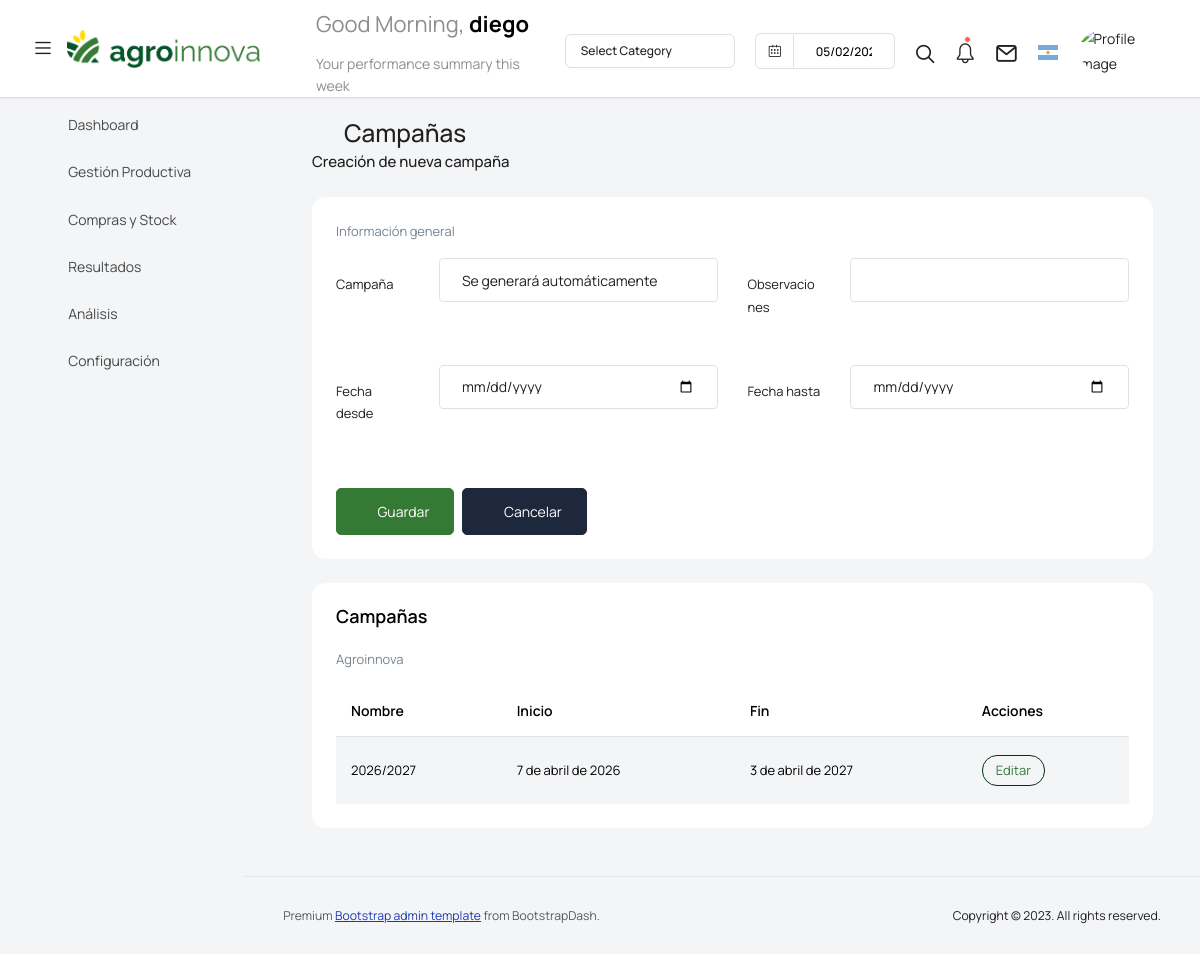
Before: /campanas/ (signed in) with the older database file.
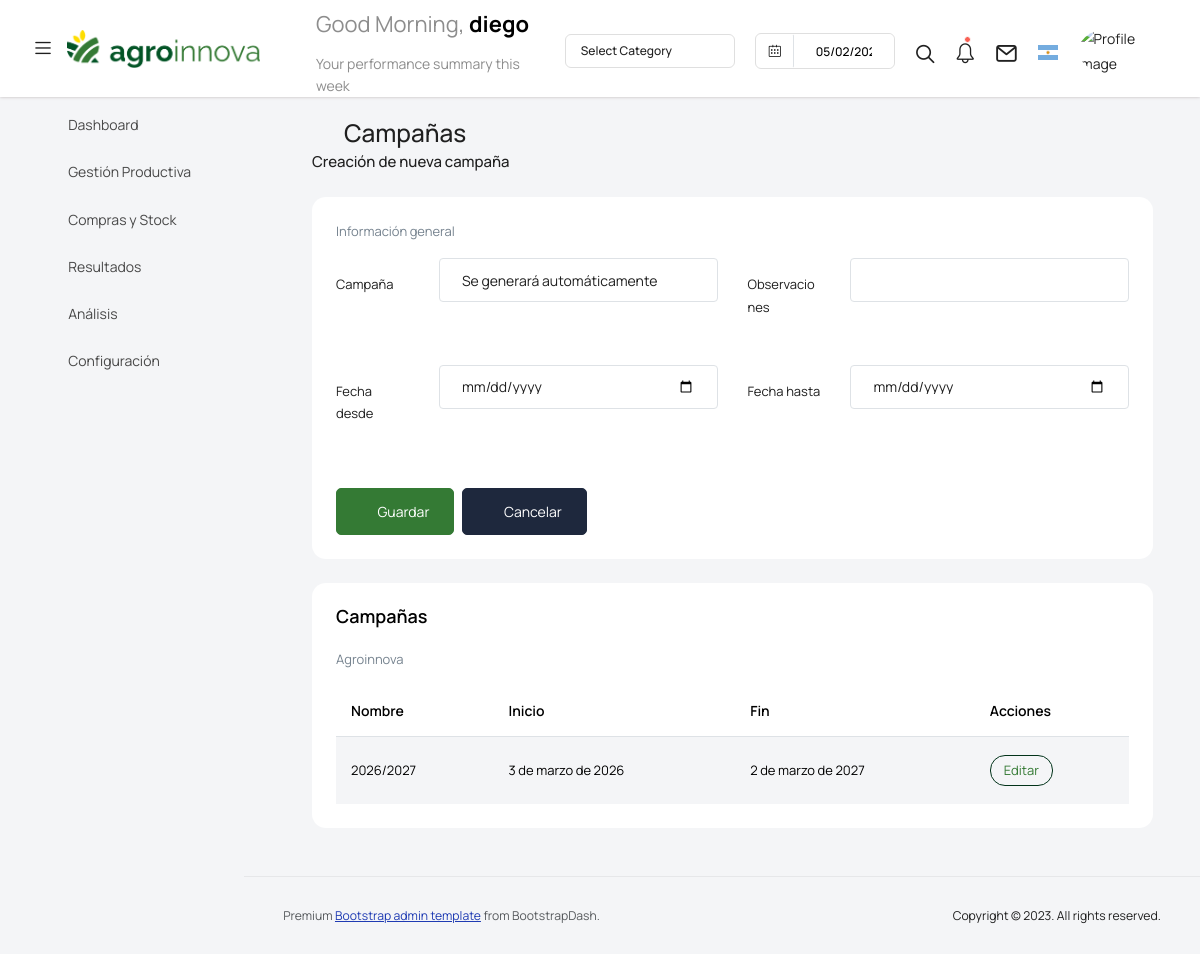
After: the same page with the newer database file.
### gestion_agro/models.py (models this page shows, shortened)
class Campana(models.Model):
    empresa = models.ForeignKey(Empresa, on_delete=models.CASCADE, verbose_name=_("Empresa"))
    nombre = models.CharField(max_length=9, editable=False, verbose_name=_("Campaña"))
    fecha_desde = models.DateField(verbose_name=_("Fecha de inicio"))
    fecha_hasta = models.DateField(verbose_name=_("Fecha de finalización"))
    activa = models.BooleanField(default=False, verbose_name=_("Campaña activa"))
    observaciones = models.TextField(null=True, blank=True, verbose_name=_("Observaciones"))
    class Meta:
        verbose_name = _("Campaña")
        verbose_name_plural = _("Campañas")
        ordering = ["-fecha_desde"]
        unique_together = ("empresa", "nombre")

### gestion_agro/views.py (the view)
# urls.py: path('campanas/', vista_crear_campana, name='vista_crear_campana'),
@login_required
def vista_crear_campana(request):
    empresa = request.user.profile.empresa
    campanas = Campana.objects.filter(empresa=empresa)
    print(empresa)
    if request.method == "POST":
        form = CampanaForm(request.POST)
        if form.is_valid():
            campana = form.save(commit=False)
            campana.empresa = empresa
            if Campana.objects.filter(
                empresa=empresa,
                nombre=f"{campana.fecha_desde.year}/{campana.fecha_desde.year + 1}"
            ).exists():
                messages.error(request, _("Ya existe una campaña para ese período"))
                return redirect("vista_crear_campana")
            campana.save()
            messages.success(request, _("Campaña creada correctamente"))
            return redirect("vista_crear_campana")
    else:
        form = CampanaForm()
    campanas = Campana.objects.filter(empresa=empresa)
    return render(
        request,
        "vista_crear_campana.html",
        {
            "form": form,
            "campanas": campanas,
            "empresa": empresa,
        },
    )

### gestion_agro/forms.py
class CampanaForm(BaseForm):
    class Meta:
        model = Campana
        exclude = ["empresa", "nombre"]
        widgets = {
            "fecha_desde": forms.DateInput(attrs={"type": "date"}),
            "fecha_hasta": forms.DateInput(attrs={"type": "date"}),
            "observaciones": forms.Textarea(attrs={"rows": 2}),
        }

### agro/models.py (called while the page is built)
    def __str__(self):
        return self.nombre

### templates/vista_crear_campana.html (shortened to what the changed rows need)
{% extends 'base.html' %}
{% load static %}
{% load i18n %}
{% block content %}
<div class="container-fluid">
    <div class="upload-card">
        <div class="col-lg-12 grid-margin stretch-card">
            <div class="card">
                <div class="card-body">
                    <div class="table-responsive">
                        <table class="table table-striped">
                            <thead>
                                <tr>
                                    <th>{% translate "Nombre" %}</th>
                                    <th>{% translate "Inicio" %}</th>
                                    <th>{% translate "Fin" %}</th>
                                    <th>{% translate "Acciones" %}</th>
                                </tr>
                            </thead>
                            <tbody>
                                {% for campana in campanas %}
                                <tr>
                                    <td>{{ campana.nombre }}</td>
                                    <td>{{ campana.fecha_desde }}</td>
                                    <td>{{ campana.fecha_hasta }}</td>
                                    <td>
                                        <a href="{% url 'vista_editar_campana' campana.id %}"
                                           class="btn btn-sm btn-outline-primary">
                                            {% translate "Editar" %}
                                        </a>
                                    </td>
                                </tr>
                                {% empty %}
                                <tr>
                                    <td colspan="4" class="text-center text-muted">
                                        {% translate "No hay campañas cargadas" %}
                                    </td>
                                </tr>
                                {% endfor %}
                            </tbody>
                        </table>
                    </div>
                </div>
            </div>
        </div>
    </div>
</div>
{% endblock %}

Changed rows visible on the page:
changed Campana: fecha_desde "7 de abril de 2026" → "3 de marzo de 2026"; fecha_hasta "3 de abril de 2027" → "2 de marzo de 2027"
